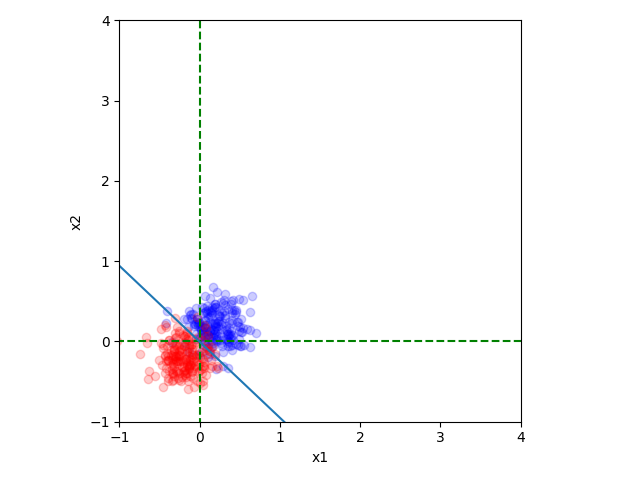
#> input picture ML/LinearRegression/LinearRegression(Proj.1)/dataset_A_linear.png, 640 x 480 px
$ python 'MeanFiltering(fromScratch).py' '../../ML/LinearRegression/LinearRegression(Proj.1)/dataset_A_linear.png' 3
#> lines starting #> are read from the running program, lines starting #| are printed output that depends on the picture
import os
import sys
import cv2
import numpy as np


class MeanFilter:
    def __init__(self, img:np.array, kernelSize:int):
        """
            This function initializes the setting for Mean Filtering;
        :params
            - img, np.array, the noisy image input;
            - kernelSize, int, decides the size of the convolution kernel;
        """
        self.image = img.astype('float')
        self.dimensions = self.image.shape     # Image dimensions: (height, width, channel);
        self.n = kernelSize
        self.kernel = None

    def _createKernel(self):
        """
            This function called initially to build the convolution kernel based on the given size;
        """
        self.kernel = np.ones((self.n, self.n), dtype=float) / pow(self.n, 2)

    def _performConvolution(self, r:int, c:int, a:int, b:int) -> float:
        """
            This function performs the convolution process based on parameters given;
        :param
            - r, int, the x-axis value of the current image pixel coordination;
            - c, int, the y-axis value of the current image pixel coordination;
            - a, int, the x-axis value of the convolution kernel coordination;
            - b, int, the y-axis value of the convolution kernel coordination;
        :return
            - convSum, float, the sum of the convolution performance;
        """
        assert a > 0 and b > 0
        # * Current image pixel coordination: (r, c)
        # * Current Conv pixel relative coordination (w.r.t. image pixel coord): (i, j)
        # * Range of the Conv kernel: (a, b)
        convSum = 0
        # Loop over the whole kernel pixels w.r.t. the corresponding image pixel coordination:
        i = int(-a)
        print(f" * Checking image pixel ({r}, {c})")
        while i <= a:
            j = int(-b)
            while j <= b:
                # Boundary Handling: Check the validation of Conv pixel coordination:
                correspondCoord_x = r + i
                correspondCoord_y = c + j
                if (correspondCoord_x < 0) or (correspondCoord_x >= self.dimensions[0]) or (correspondCoord_y < 0) or (correspondCoord_y >= self.dimensions[1]):
                    j += 1
                    continue
                # If valid, computing the kernel-pixel-based conv value and adding it to the image-pixel-based convSum;
                print(f"\t\t * Checking kernel pixel ({i}, {j})")
                kernelValue = self.kernel[i, j]
                imageValue = self.image[correspondCoord_x, correspondCoord_y]
                convSum += kernelValue * imageValue
                j += 1
            i += 1
        return convSum

    def getFilteredImage(self) -> np.array:
        """
            This controller function that process the mean filtering;
        :return
            - imageFiltered, np.array, the image after process the mean filtering;
        """
        # Create a conv kernel based on the given size:
        self._createKernel()

        # Initializing the convolution settings:
        imageFiltered = np.copy(self.image)
        a = np.ceil((self.n - 1) / 2)
        b = np.ceil((self.n - 1) / 2)

        # Performing convolution on each pixel of the given image:
        for row in range(self.dimensions[0]):
            for col in range(self.dimensions[1]):
                imageFiltered[row][col] = self._performConvolution(r=row, c=col, a=a, b=b)
        return imageFiltered


def main(argv):
    """
        The overall controller function for the whole process;
    :param:
        - argv, list, inputs from the command line, be used to locate data input and define hyperparameter values;
    """
    """ Basic Setting """
    # Env set-up:
    cv2.setUseOptimized(True)

    # Default hyperparameter:
    kernelSize = 7

    """ Command Processing """
    try:
        # Noisy image input:
        noisyImageNameInput = str(argv[1])
        noisyImageInput = cv2.imread(noisyImageNameInput, cv2.IMREAD_GRAYSCALE)  # 0 --> gray-scale  AND  1 --> Color-scale
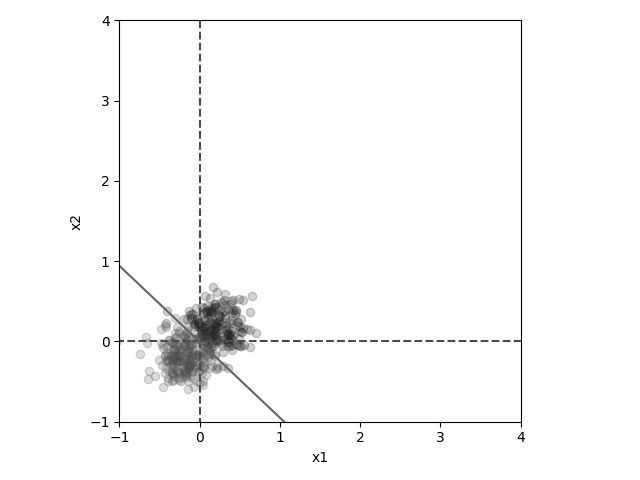
#> noisyImageInput: shape (480, 640); min 0, max 255, mean 249.6

        # Define kernel size (if needed):
        if len(argv) > 2:
            kernelSize = int(argv[2])

    except:
        sys.stderr.write("\n>> CommandError: Invalid command entered, please check the command and retry;")
        exit()


    """ Apply Mean Filter """
    filteredImageOutput = MeanFilter(img=noisyImageInput, kernelSize=kernelSize).getFilteredImage()
#> after the loop in getFilteredImage, `for row in range(self.dimensions[0]):`:
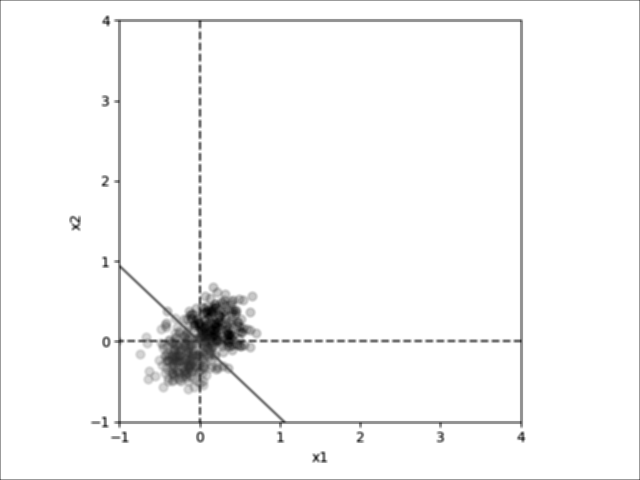
#> imageFiltered: shape (480, 640) float64; min 38.11, max 255, mean 249; drawn with min black and max white


    """ Result Output """
    cv2.imwrite(f'{os.path.splitext(noisyImageNameInput)[0]}_Mean_n={str(kernelSize)}.png', filteredImageOutput)


if __name__ == '__main__':
    main(sys.argv)
